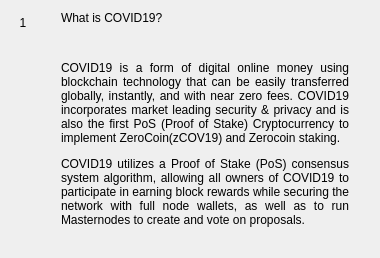
                  <widget class="QWidget" name="widgetFaq1" native="true">
                   <property name="minimumSize">
                    <size>
                     <width>300</width>
                     <height>0</height>
                    </size>
                   </property>
                   <layout class="QHBoxLayout" name="horizontalLayout_1" stretch="0,1">
                    <item alignment="Qt::AlignTop">
                     <widget class="QLabel" name="labelNumber1">
                      <property name="minimumSize">
                       <size>
                        <width>24</width>
                        <height>24</height>
                       </size>
                      </property>
                      <property name="maximumSize">
                       <size>
                        <width>16777215</width>
                        <height>24</height>
                       </size>
                      </property>
                      <property name="text">
                       <string>1</string>
                      </property>
                      <property name="alignment">
                       <set>Qt::AlignCenter</set>
                      </property>
                     </widget>
                    </item>
                    <item>
                     <layout class="QVBoxLayout" name="verticalLayout_61">
                      <property name="leftMargin">
                       <number>20</number>
                      </property>
                      <property name="rightMargin">
                       <number>20</number>
                      </property>
                      <item>
                       <widget class="QLabel" name="labelSubtitle1">
                        <property name="text">
                         <string>What is COVID19?</string>
                        </property>
                        <property name="wordWrap">
                         <bool>true</bool>
                        </property>
                       </widget>
                      </item>
                      <item>
                       <spacer name="verticalSpacer_10">
                        <property name="orientation">
                         <enum>Qt::Vertical</enum>
                        </property>
                        <property name="sizeType">
                         <enum>QSizePolicy::Fixed</enum>
                        </property>
                        <property name="sizeHint" stdset="0">
                         <size>
                          <width>20</width>
                          <height>30</height>
                         </size>
                        </property>
                       </spacer>
                      </item>
                      <item>
                       <widget class="QLabel" name="labelContent1">
                        <property name="text">
                         <string>
                           &lt;html&gt;&lt;head/&gt;&lt;body&gt;&lt;p align=&quot;justify&quot;&gt;
                           COVID19 is a form of digital online money using blockchain technology
                           that can be easily transferred globally, instantly, and with near
                           zero fees.  COVID19 incorporates market leading security &amp;
                           privacy and is also the first PoS (Proof of Stake) Cryptocurrency
                           to implement ZeroCoin(zCOV19) and Zerocoin staking.
                           &lt;/p&gt;&lt;p align=&quot;justify&quot;&gt;
                           COVID19 utilizes a Proof of Stake (PoS) consensus system algorithm,
                           allowing all owners of COVID19 to participate in earning block rewards
                           while securing the network with full node wallets, as well as to
                           run Masternodes to create and vote on proposals.
                           &lt;/p&gt;&lt;/body&gt;&lt;/html&gt;
                         </string>
                        </property>
                        <property name="alignment">
                         <set>Qt::AlignLeading|Qt::AlignLeft|Qt::AlignTop</set>
                        </property>
                        <property name="wordWrap">
                         <bool>true</bool>
                        </property>
                       </widget>
                      </item>
                      <item>
                       <spacer name="verticalSpacer_11">
                        <property name="orientation">
                         <enum>Qt::Vertical</enum>
                        </property>
                        <property name="sizeHint" stdset="0">
                         <size>
                          <width>20</width>
                          <height>20</height>
                         </size>
                        </property>
                       </spacer>
                      </item>
                     </layout>
                    </item>
                   </layout>
                  </widget>
